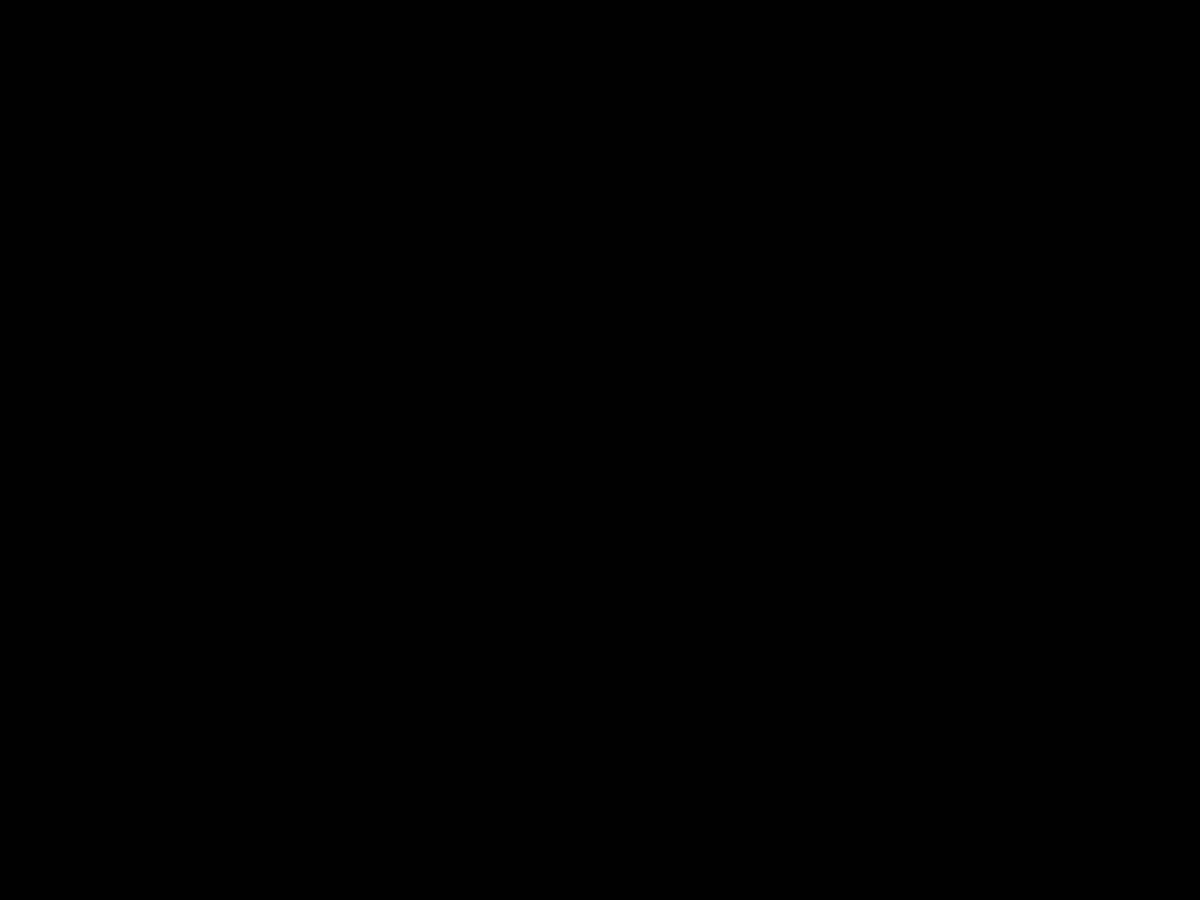
Frame 1 (no input)
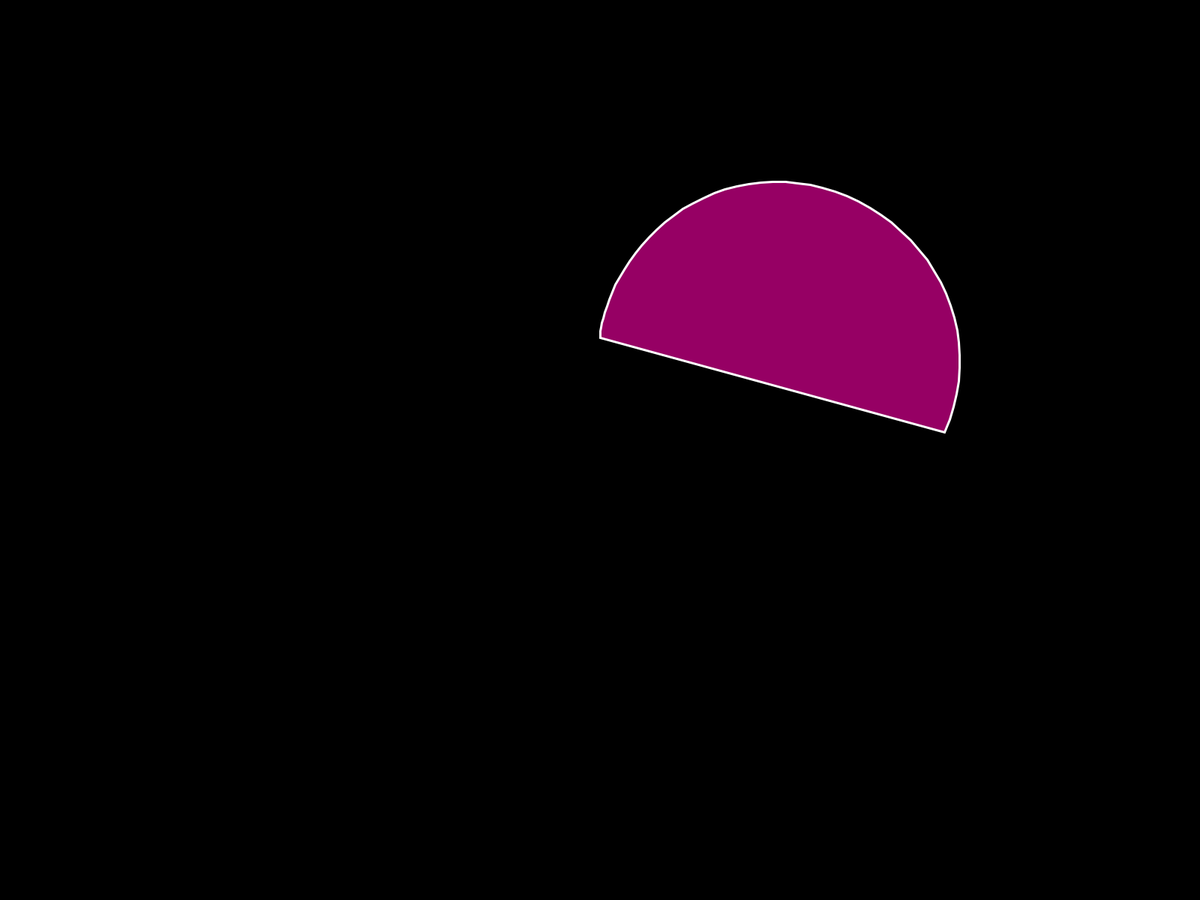
Frame 60 (the mouse pressed at the canvas centre just before this capture)
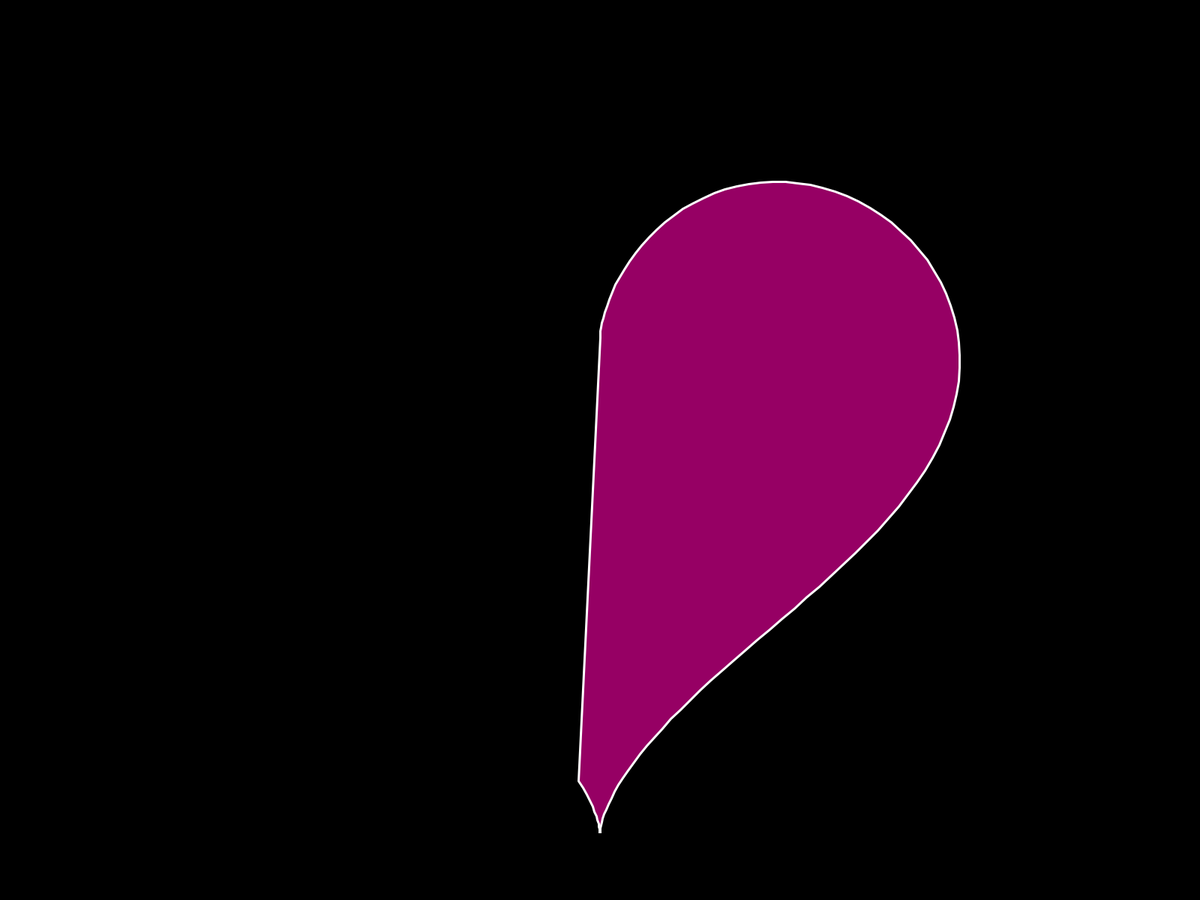
Frame 120 (the mouse held since frame 60 and released just before this capture)

The Processing sketch that drew these frames (run headless with seeded random() and noise(); from frame 60 on, the mouse is pressed at the canvas centre):

// Processing sketch: HeartCurve
// ── HeartCurve.pde
/*
   Viraj Bhartiya
   Code Freak
   Heart Curve   
*/

ArrayList<PVector> heart = new ArrayList<PVector>();
float a = 0;
void setup() {
  //size(400, 400);
  fullScreen();
}


void draw() {
  background(0);
  translate(width/2, height/2);

  stroke(255);
  strokeWeight(3);
  fill(150, 0, 100);
  beginShape();
  for (PVector v : heart) {
    vertex(v.x, v.y);
  }
  endShape(CLOSE);

  float r = height/40;
  float x =  r * 16 * pow(sin(a), 3);
  float y = -r * (13 * cos(a) - 5 * cos(2 * a) - 2 * cos(3 * a)- cos(4 * a));
  heart.add(new PVector(x, y));
  
  // So that it stops
  if (a > TWO_PI) {
    noLoop();
  }

  a += 0.03;
}
